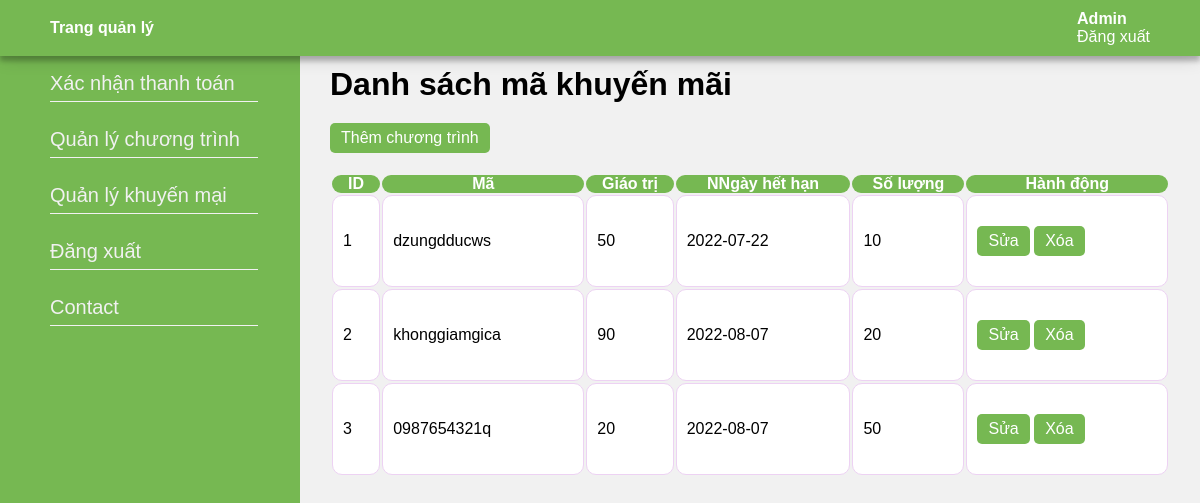
The page /admin/index.php?page_layout=quan_ly_khuyen_mai (signed in) on the database its author committed.
### tables this page shows
CREATE TABLE `nguoidung` (
  `ten` varchar(255) NOT NULL,
  `sdt` varchar(15) NOT NULL,
  `email` varchar(255) NOT NULL,
  `ID_tai_khoan` int(11) NOT NULL
);

CREATE TABLE `khuyenmai` (
  `ID_khuyen_mai` int(11) NOT NULL,
  `ma` varchar(15) NOT NULL,
  `gia_tri` double NOT NULL,
  `ngay_het_han` date NOT NULL,
  `so_luong` int(11) NOT NULL
);

### admin/quan_ly_khuyen_mai.php (the view, shortened to what this page needs)
<div class="main">
    <h2>Danh sách mã khuyến mãi</h2>
    <a href="index.php?page_layout=them_khuyen_mai"><button class="btn">Thêm chương trình</button></a>
    <table class="sortable">
        <thead>
            <tr>
                <th>ID</th>
                <th>Mã</th>
                <th>Giáo trị</th>
                <th>NNgày hết hạn</th>
                <th>Số lượng</th>
                <th>Hành động</th>
            </tr>
        </thead>
        <tbody>
            <?php
                $sql = "SELECT * FROM `khuyenmai`";
                $query = mysqli_query($conn, $sql);
                while($row = mysqli_fetch_array($query)){
            ?>
            <tr>
                <td><?php echo $row["ID_khuyen_mai"] ?></td>
                <td><?php echo $row["ma"] ?></td>
                <td><?php echo $row["gia_tri"] ?></td>
                <td><?php echo $row["ngay_het_han"] ?></td>
                <td><?php echo number_format($row["so_luong"], 0, '', ',') ?></td>
                <td>
                    <a href="index.php?page_layout=sua_khuyen_mai&&ID_khuyen_mai=<?php echo $row["ID_khuyen_mai"];?>"><button class="btn">Sửa</button></a>
                    <a href="xoa_khuyen_mai.php?ID_khuyen_mai=<?php echo $row["ID_khuyen_mai"];?>"><button class="btn">Xóa    </button></a>
                </td>
            </tr>
            <?php } ?>
        </tbody>
    </table>
</div>

### admin/admin.php (shortened to what this page needs)
<!DOCTYPE html>
<html lang="en">
<head>
    <link rel="stylesheet" href="css/style.css">
</head>
<body>
    <div class="header">
        <div class="header-left">
            <a href="../index.php">
                <h3>Trang quản lý</h3>
            </a>
        </div>
        <div class="header-right">
            <h4>
                <?php
                $tmp = $_SESSION["loai_tai_khoan"];
                $sql = "SELECT * FROM nguoidung
                    JOIN taikhoan
                    ON nguoidung.ID_tai_khoan = taikhoan.id
                    AND taikhoan.loai_tai_khoan = $tmp";
                $query = mysqli_query($conn, $sql);
                $row = mysqli_fetch_array($query);
                echo $row["ten"]
                ?>
            </h4>
            <a href="logout.php">Đăng xuất</a>
        </div>
    </div>
    <div class="sidenav">
        <a href="index.php?page_layout=xac_nhan_thanh_toan">Xác nhận thanh toán</a>
        <a href="index.php?page_layout=quan_ly_chuong_trinh">Quản lý chương trình</a>
        <a href="index.php?page_layout=quan_ly_khuyen_mai">Quản lý khuyến mại</a>
        <a href="logout.php">Đăng xuất</a>
        <a href="index.php?page_layout=contact">Contact</a>
    </div>
    <?php
    if (isset($_GET["page_layout"])) {
        switch ($_GET["page_layout"]) {
            case "quan_ly_khuyen_mai":
                include_once("quan_ly_khuyen_mai.php");
                break;
        }
    } else
        include_once("contact.php");
    ?>
</body>
</html>

### admin/css/style.css (style rules this page uses)
html, body, body * { margin: 0; padding: 0; font-family: sans-serif; font-size: 1rem; }
h2 { font-size: 200%; }
.header { padding: 10px 50px; display: flex; justify-content: space-between; align-items: center; color: #ffffff; box-shadow: 0 0 20px 0 rgba(0, 0, 0, 0.2), 0 5px 5px 0 rgba(0, 0, 0, 0.24); background: #76b852; position: fixed; z-index: 2; width: 100%; box-sizing: border-box; }
.header a { text-decoration: none; color: #ffffff; }
.sidenav { padding: 10px 50px; height: 100%; width: 200px; position: fixed; z-index: 1; top: 56px; background-color: #76b852; }
.sidenav a { margin-bottom: 20px; padding: 6px 8px 6px 0; text-decoration: none; font-size: 20px; color: #f1f1f1; display: block; border-bottom: 1px solid #f1f1f1; width: 100%; }
.main { padding: 66px 30px 0 330px; background: #f1f1f1; width: 100%; min-height: 100%; box-sizing: border-box; }
.btn { margin-top: 20px; margin-bottom: 20px; padding: 5px 10px; text-align: center; border: 1px solid transparent; border-radius: 5px; background: #76b852; color: #ffffff; cursor: pointer; }
table { width: 100%; border-radius: 10px; }
th { background: #76b852; color: #ffffff; border-radius: 10px; }
td { padding: 10px; background: #ffffff; color: #000000; border: 1px solid #EDD2F3; border-radius: 10px; }

### rows shown on the page
nguoidung: ten "Admin"
khuyenmai: ID_khuyen_mai "1", ma "dzungdducws", gia_tri "50", ngay_het_han "2022-07-22", so_luong "10"
khuyenmai: ID_khuyen_mai "2", ma "khonggiamgica", gia_tri "90", ngay_het_han "2022-08-07", so_luong "20"
khuyenmai: ID_khuyen_mai "3", ma "0987654321q", gia_tri "20", ngay_het_han "2022-08-07", so_luong "50"
